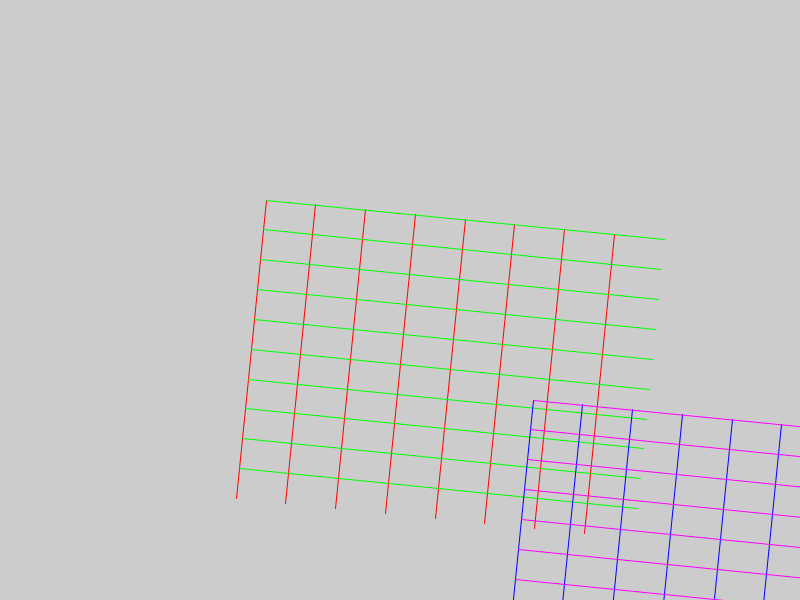
Frame 1 (no input)
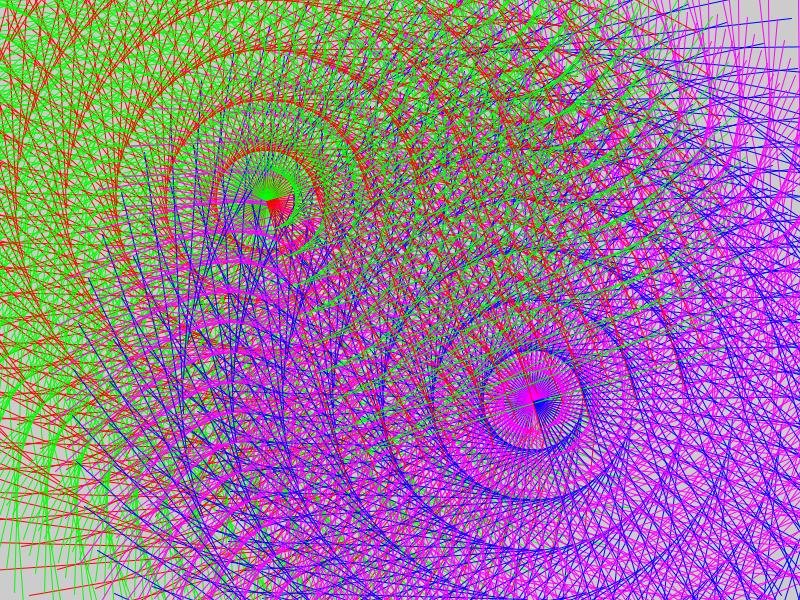
Frame 60 (the mouse pressed at the canvas centre just before this capture)
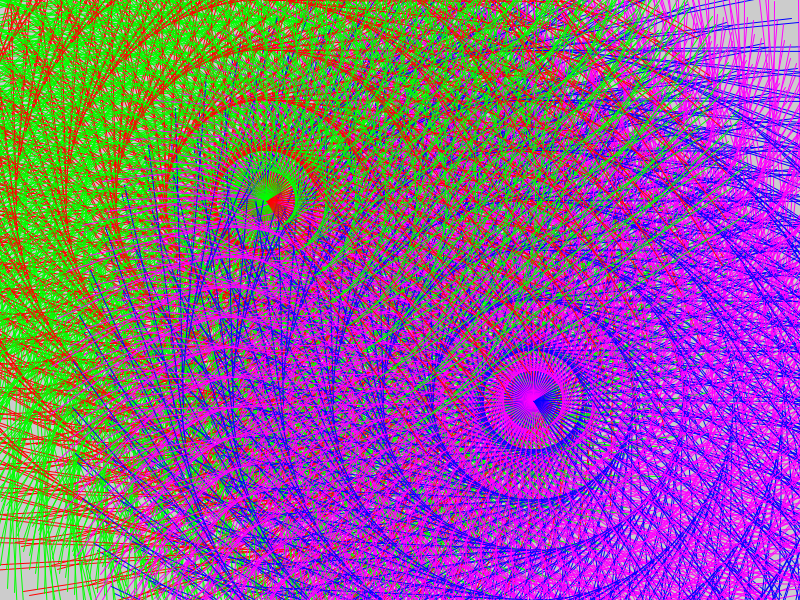
Frame 120 (the mouse held since frame 60 and released just before this capture)

The Processing sketch that drew these frames (run headless with seeded random() and noise(); from frame 60 on, the mouse is pressed at the canvas centre):

// Processing sketch: TranslateRotateMatrix
// ── TranslateRotateMatrix.pde

int verticalLines = 10;
int horizontalLines = 8;

float angle = 0.0;

void setup(){
  size(800, 600);
}

void draw(){
  // translate(width/2, height/2);
  angle += 0.1;
  // angle += PI/32;
  pushMatrix();
  translate(width/3, height/3);
  rotate(angle);
  // translate(200, 200);
  for(int x = 0; x < width/2; x+=width/2/horizontalLines ){
    stroke(255, 0, 0);
    line( x, 0, x, height/2 );
  }
  // translate(width/2, height/2);
  for(int y = 0; y < height/2; y+=height/2/verticalLines ){
    stroke(0, 255, 0);
    line( 0, y, width/2, y );
  }
  popMatrix();
  translate(2*width/3, 2*height/3);
  rotate(angle);
  for(int x = 0; x < width/2; x+=width/2/horizontalLines ){
    stroke(0, 0, 255);
    line( x, 0, x, height/2 );
  }
  // translate(width/2, height/2);
  for(int y = 0; y < height/2; y+=height/2/verticalLines ){
    stroke(255, 0, 255);
    line( 0, y, width/2, y );
  }
  // delay(1000);
}
